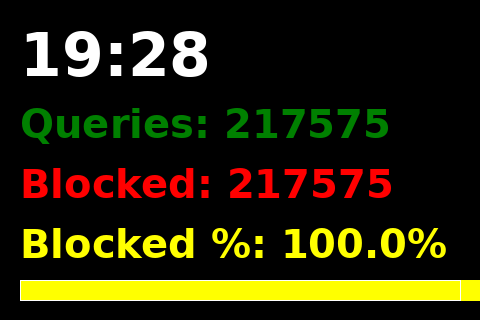

Source code (Python):
#!/usr/bin/env python3
import time
import sqlite3
from PIL import Image, ImageDraw, ImageFont
from datetime import datetime

# --- CONFIGURATION ---
import os
FB_DEV = os.environ.get("LCD_FB_DEV", "/dev/fb1")     # Framebuffer device
WIDTH = 480             # LCD width
HEIGHT = 320            # LCD height
DB_PATH = "/etc/pihole/pihole-FTL.db"
UPDATE_INTERVAL = 5     # seconds

# --- FONTS ---
font_clock = ImageFont.truetype("/usr/share/fonts/truetype/dejavu/DejaVuSans-Bold.ttf", 60)
font_stat  = ImageFont.truetype("/usr/share/fonts/truetype/dejavu/DejaVuSans-Bold.ttf", 40)

# --- UTILITY FUNCTION: draw left-aligned text ---
def draw_text_left(draw, text, y, font, color, x=20):
    draw.text((x, y), text, fill=color, font=font)

# --- GET PI-HOLE STATS ---
def get_stats():
    try:
        conn = sqlite3.connect(DB_PATH)
        cursor = conn.cursor()

        # Total queries
        cursor.execute("SELECT COUNT(*) FROM queries;")
        total = cursor.fetchone()[0]

        # Blocked queries (status != 0 usually means blocked)
        cursor.execute("SELECT COUNT(*) FROM queries WHERE status != 0;")
        blocked = cursor.fetchone()[0]

        conn.close()

        percent = (blocked / total * 100) if total > 0 else 0

        return {
            "queries": total,
            "blocked": blocked,
            "percent": round(percent, 2)
        }
    except Exception:
        return None

# --- DRAW THE DASHBOARD ---
def draw_screen(stats):
    img = Image.new("RGB", (WIDTH, HEIGHT), "black")
    draw = ImageDraw.Draw(img)

    # Clock (HH:MM)
    now = datetime.now().strftime("%H:%M")
    draw_text_left(draw, now, 20, font_clock, "white")

    # Stats start below clock
    y_start = 100
    line_spacing = 60

    if stats:
        draw_text_left(draw, f"Queries: {stats['queries']}", y_start, font_stat, "green")
        draw_text_left(draw, f"Blocked: {stats['blocked']}", y_start + line_spacing, font_stat, "red")
        draw_text_left(draw, f"Blocked %: {stats['percent']}%", y_start + 2 * line_spacing, font_stat, "yellow")

        # Percentage bar at bottom
        bar_height = 20
        bar_y = HEIGHT - 40
        bar_width = int(WIDTH * stats['percent'] / 100)
        draw.rectangle((20, bar_y, 20 + bar_width, bar_y + bar_height), fill="yellow")
        draw.rectangle((20, bar_y, WIDTH-20, bar_y + bar_height), outline="white")
    else:
        draw_text_left(draw, "DB Read Error", HEIGHT//2, font_stat, "red")

    return img

# --- WRITE IMAGE TO FRAMEBUFFER ---
from PIL import ImageChops

# RGB565 split into its high and low byte, per channel (lookup tables)
_R_HI = [v & 0xF8 for v in range(256)]
_G_HI = [v >> 5 for v in range(256)]
_G_LO = [(v & 0x1C) << 3 for v in range(256)]
_B_LO = [v >> 3 for v in range(256)]
FB_REFRESH = 60          # rewrite an unchanged frame at least this often (seconds)
_last_frame, _last_write = None, 0.0

def write_fb(img):
    """Send img to the framebuffer as little-endian RGB565 in a single write.
    Unchanged frames are skipped (but rewritten every FB_REFRESH seconds)."""
    global _last_frame, _last_write
    r, g, b = img.convert("RGB").split()
    hi = ImageChops.add(r.point(_R_HI), g.point(_G_HI))
    lo = ImageChops.add(g.point(_G_LO), b.point(_B_LO))
    frame = Image.merge("LA", (lo, hi)).tobytes()
    if frame == _last_frame and time.time() - _last_write < FB_REFRESH:
        return
    with open(FB_DEV, "wb") as f:
        f.write(frame)
    _last_frame, _last_write = frame, time.time()

# --- CPU SAVING ---
# Pi-hole numbers change slowly: query the database at most every STATS_TTL
# seconds and reuse the result for the frames in between.
STATS_TTL = 30

def _every(seconds, fn):
    cache = {"t": 0.0, "v": None}
    def wrapper(*args):
        if cache["v"] is None or time.time() - cache["t"] >= seconds:
            cache["v"], cache["t"] = fn(*args), time.time()
        return cache["v"]
    return wrapper

get_stats = _every(STATS_TTL, get_stats)

# --- MAIN LOOP ---
while True:
    stats = get_stats()
    img = draw_screen(stats)
    write_fb(img)
    time.sleep(UPDATE_INTERVAL)
